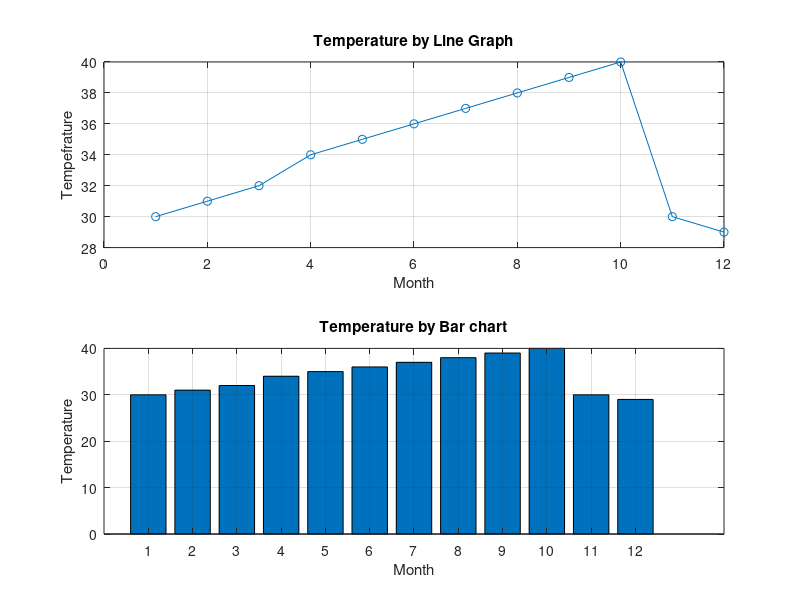

This chart was generated by the following MATLAB code:
clc;
clear;
close all;

temperature = [30 31 32 34 35 36 37 38 39 40 30 29];

max_temperature = max(temperature);
min_temperature = min(temperature);
avg_temperature = mean(temperature);
std_temperature = std(temperature);

disp('Weather Data Analysis')
disp('---------------------')

fprintf('Highest tyemperature: %d\n', max_temperature);
fprintf('Lowest temperature: %d\n', min_temperature);
fprintf('Average temperature: %d.2f\n', avg_temperature);
fprintf('Standard temperature: %d.2f\n', std_temperature);

month = 1:12;
subplot(2,1,1)
plot(month,temperature,'-o')
xlabel('Month')
ylabel('Tempefrature')
title('Temperature by Line Graph')
grid on

subplot(2,1,2)
bar(temperature)
xlabel('Month')
ylabel('Temperature')
title('Temperature by Bar chart')
grid on
